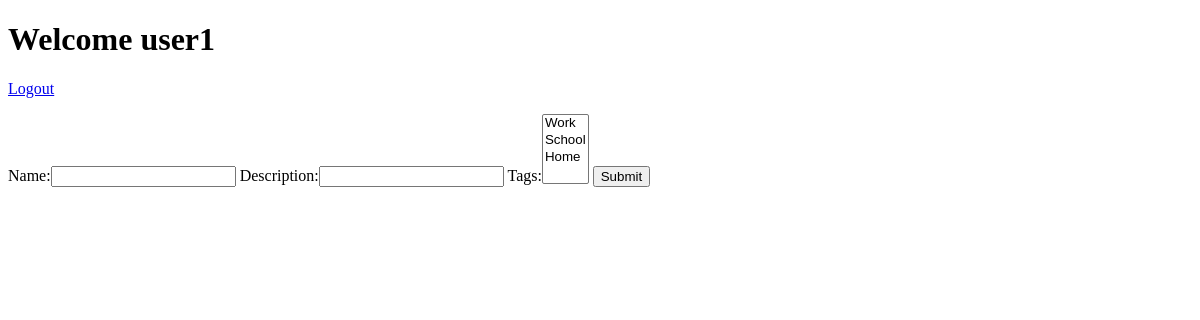
Page /blog/entries/ (signed in) on the earlier database version.
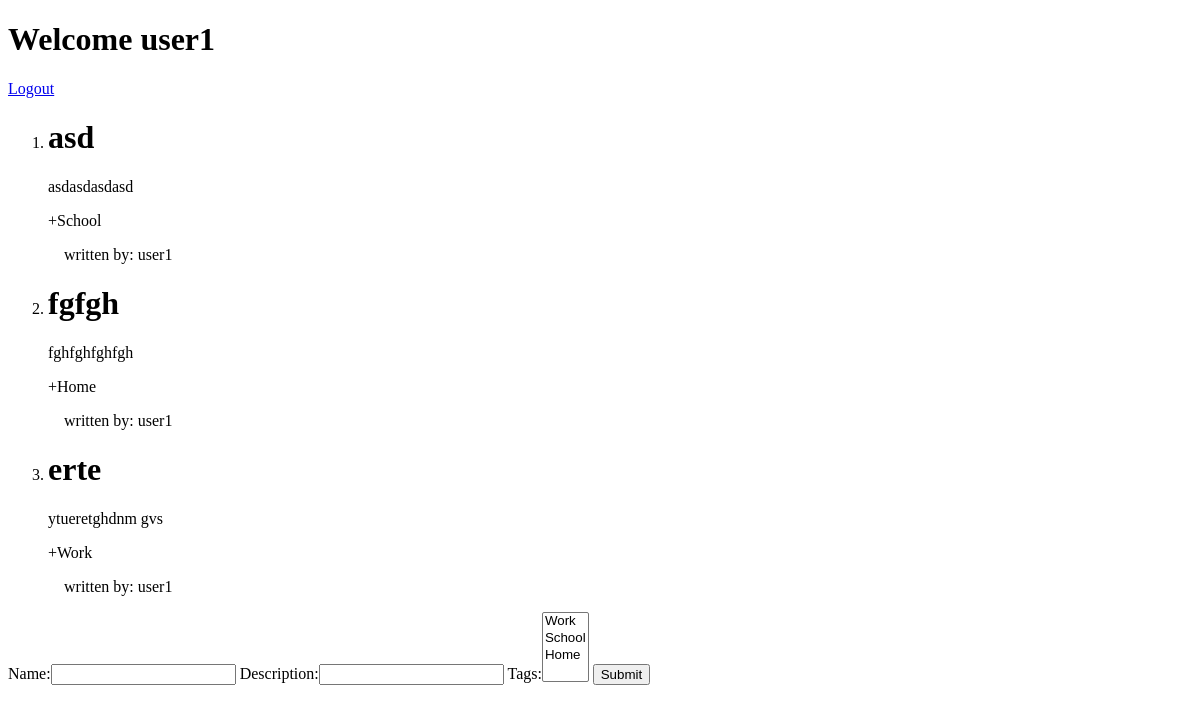
Same page on the later database version.
### tags/models.py (models this page shows)
class Tag(models.Model):
    name = models.CharField(max_length=50)
    def __str__(self):
        return self.name

### blog/models.py (models this page shows)
class Blog(models.Model):
    name = models.CharField(max_length=220)
    description = models.CharField(max_length=520)
    owner = models.ForeignKey(User)
    tags = models.ManyToManyField(Tag)

### blog/views.py (the view)
# urls.py: url(r'^blog/entries/$', show_entries),
def show_entries(request):
    if request.method == "POST":
        form = BlogForm(request.POST)
        if form.is_valid():
            entry = form.save(commit=False)
            entry.owner = request.user
            entry.save()
            form.save_m2m()
    elif request.method == "GET":
        form = BlogForm()
    return render(request, "my_entries.html", {"entries": Blog.objects.filter(owner=request.user.id),
                                               "tags":Tag.objects.all(),
                                               "form": form})

### blog/forms.py
class BlogForm(forms.ModelForm):
    class Meta:
        model = Blog
        fields = ["name", "description", "tags"]

### blog/templates/my_entries.html (shortened to what this page needs)
<!DOCTYPE html>
<html lang="en">
<head>
</head>
<body>
{% if request.user.username %}
        <h1>Welcome {{ request.user.username }}</h1>
        <a href="/users/logout">Logout</a>
{% endif %}
<ol>
    {% for entry in entries%}
        <li>
            <h1>{{ entry.name }}</h1>
            <p>{{ entry.description }}</p>
            {% for tag in entry.tags.all %}
                +{{ tag.name }}
            {% endfor  %}
	    <p>&nbsp;&nbsp;&nbsp; written by: {{ entry.owner.username }}</p>
        </li>
    {% endfor %}
</ol>
{% if form %}
<form method="POST">
    {{ form }}
    <button type="submit">Submit</button>
</form>
{% endif %}
</body>
</html>

Differences in the rows shown:
added Blog: name "asd", description "asdasdasdasd", owner.username "user1"
now on this page (row unchanged): Tag: name "School", shown under "asd"
added Blog: name "fgfgh", description "fghfghfghfgh", owner.username "user1"
now on this page (row unchanged): Tag: name "Home", shown under "fgfgh"
added Blog: name "erte", description "ytueretghdnm gvs", owner.username "user1", Tag (name "Work")
